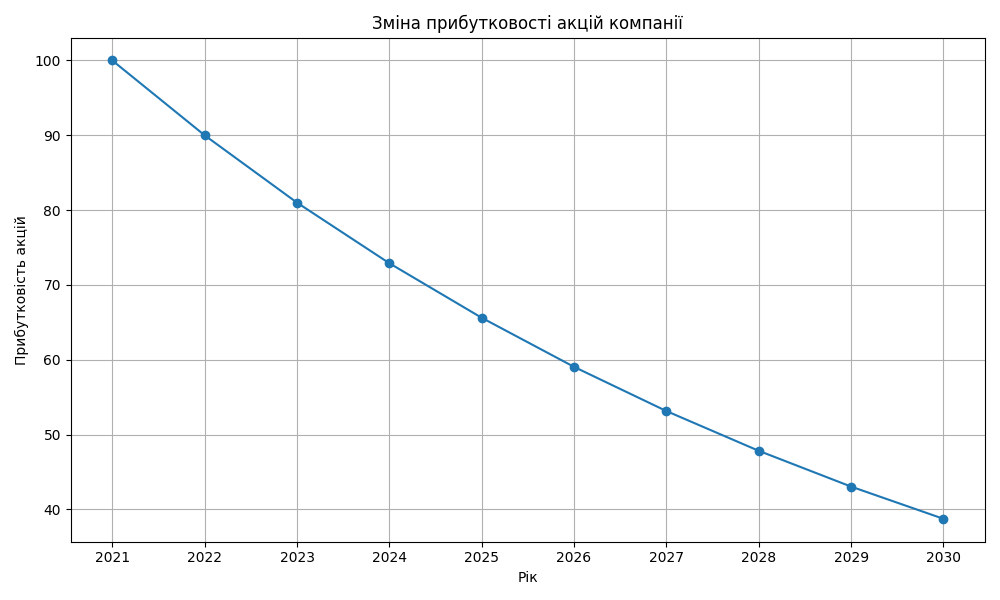

Reproduce this figure in Python.
import matplotlib.pyplot as plt

# Роки
years = list(range(2021, 2031))

# Прибутковість акцій у початковому стані
initial_profitability = 100  # Припустимо, що прибутковість акцій починалася з 100%

# Зменшення прибутковості акцій на 10% щороку
profitability = [initial_profitability]
for year in range(2022, 2031):
    initial_profitability -= initial_profitability * 0.1  # Зменшення на 10%
    profitability.append(initial_profitability)

plt.figure(figsize=(10, 6))
plt.plot(years, profitability, marker='o', linestyle='-')
plt.title('Зміна прибутковості акцій компанії')
plt.xlabel('Рік')
plt.ylabel('Прибутковість акцій')
plt.grid(True)
plt.xticks(years)
plt.tight_layout()
plt.savefig('d9.png')
plt.show()


